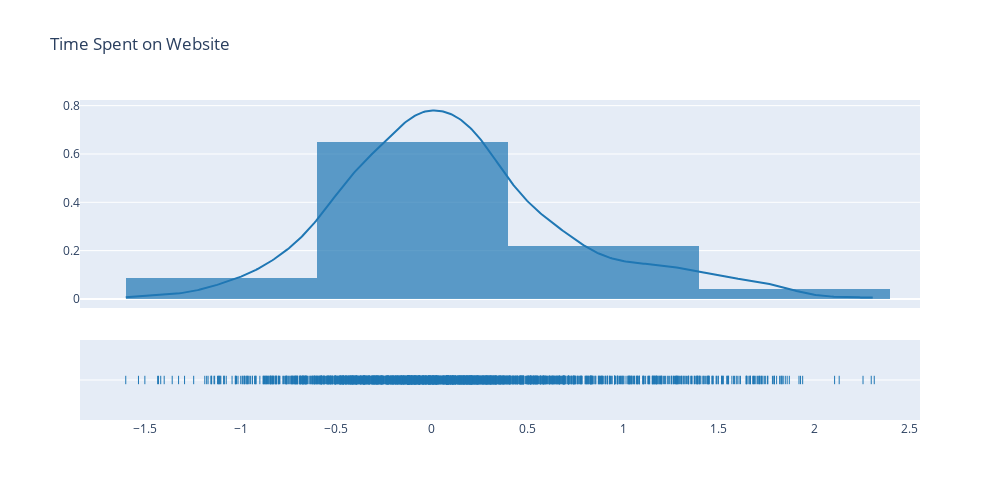

The cell this chart's notebook holds for it:
### Markdown cell above
### Time spent on website

### Code cell
# website_time = pd.DataFrame(gamma.ppf(unif_1, a=2, scale=5))
# website_spend =  pd.DataFrame(beta.ppf(unif_2,a=0.5, b=0.5, loc=5, scale=100))
join_time_spend = pd.concat([website_time, website_spend], axis=1)
join_time_spend.columns = ['Time', 'Cash']
gamma_dist  = ff.create_distplot([website_time.values.reshape(-1)],  group_labels = [' '])
gamma_dist.update_layout(showlegend=False, title_text='Time Spent on Website', width=1000, height=500)
gamma_dist.show()

### Figure 1 — Plotly figure (JSON) as saved in the notebook; plotly's stock layout.template omitted (floating-point values rounded to 4 significant figures; data arrays with more than 128 entries replaced by an {"elided": "..."} marker saying what was removed)
{"data": [{"autobinx": false, "histnorm": "probability density", "legendgroup": " ", "marker": {"color": "rgb(31, 119, 180)"}, "name": " ", "opacity": 0.7, "type": "histogram", "x": {"elided": "2000 float values"}, "xaxis": "x", "xbins": {"end": 2.313, "size": 1, "start": -1.602}, "yaxis": "y"}, {"legendgroup": " ", "marker": {"color": "rgb(31, 119, 180)"}, "mode": "lines", "name": " ", "showlegend": false, "type": "scatter", "x": {"elided": "500 float values"}, "xaxis": "x", "y": {"elided": "500 float values"}, "yaxis": "y"}, {"legendgroup": " ", "marker": {"color": "rgb(31, 119, 180)", "symbol": "line-ns-open"}, "mode": "markers", "name": " ", "showlegend": false, "type": "scatter", "x": {"elided": "2000 float values"}, "xaxis": "x", "y": {"elided": "2000 str values"}, "yaxis": "y2"}], "layout": {"barmode": "overlay", "height": 500, "hovermode": "closest", "legend": {"traceorder": "reversed"}, "showlegend": false, "title": {"text": "Time Spent on Website"}, "width": 1000, "xaxis": {"anchor": "y2", "domain": [0, 1], "zeroline": false}, "yaxis": {"anchor": "free", "domain": [0.35, 1], "position": 0}, "yaxis2": {"anchor": "x", "domain": [0, 0.25], "dtick": 1, "showticklabels": false}}}
